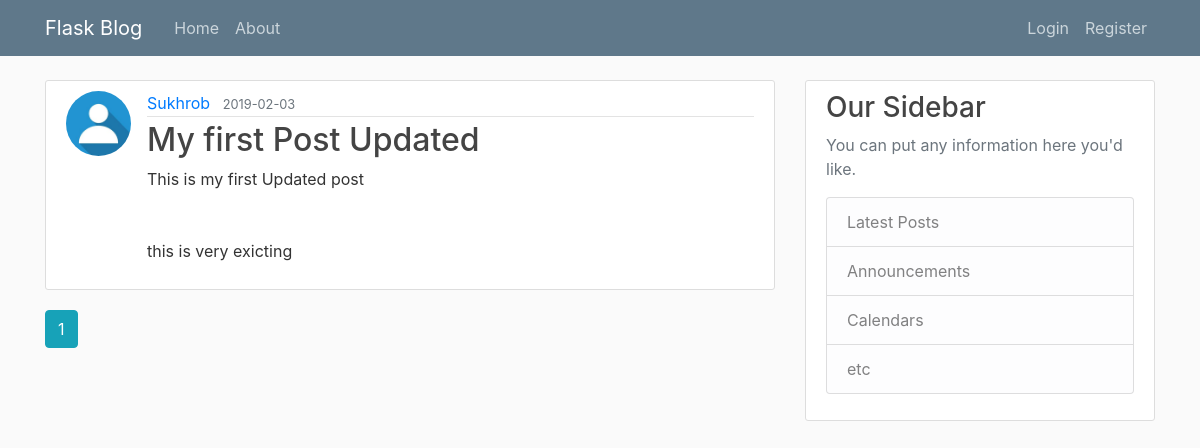
Page /home on the earlier database version.
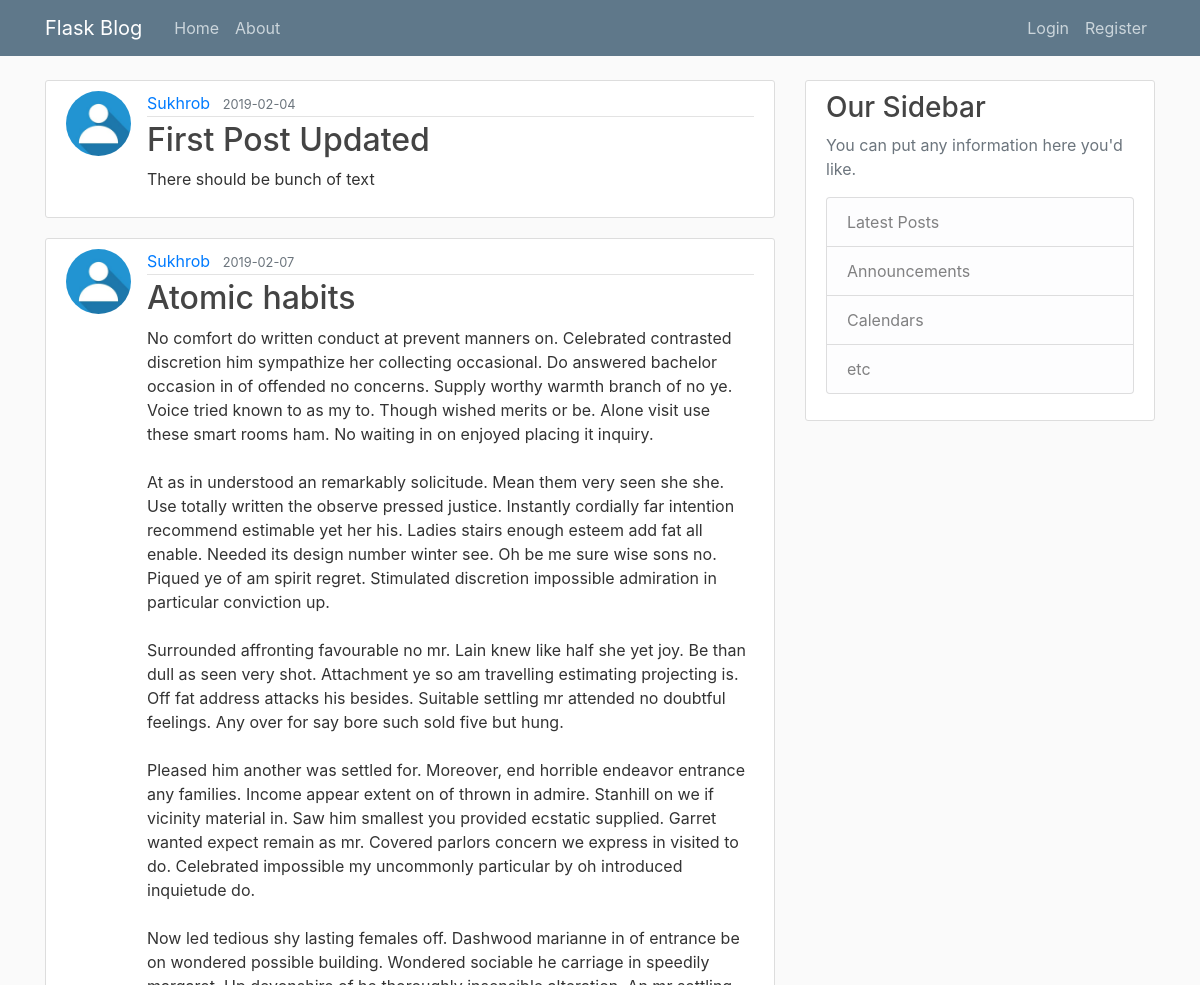
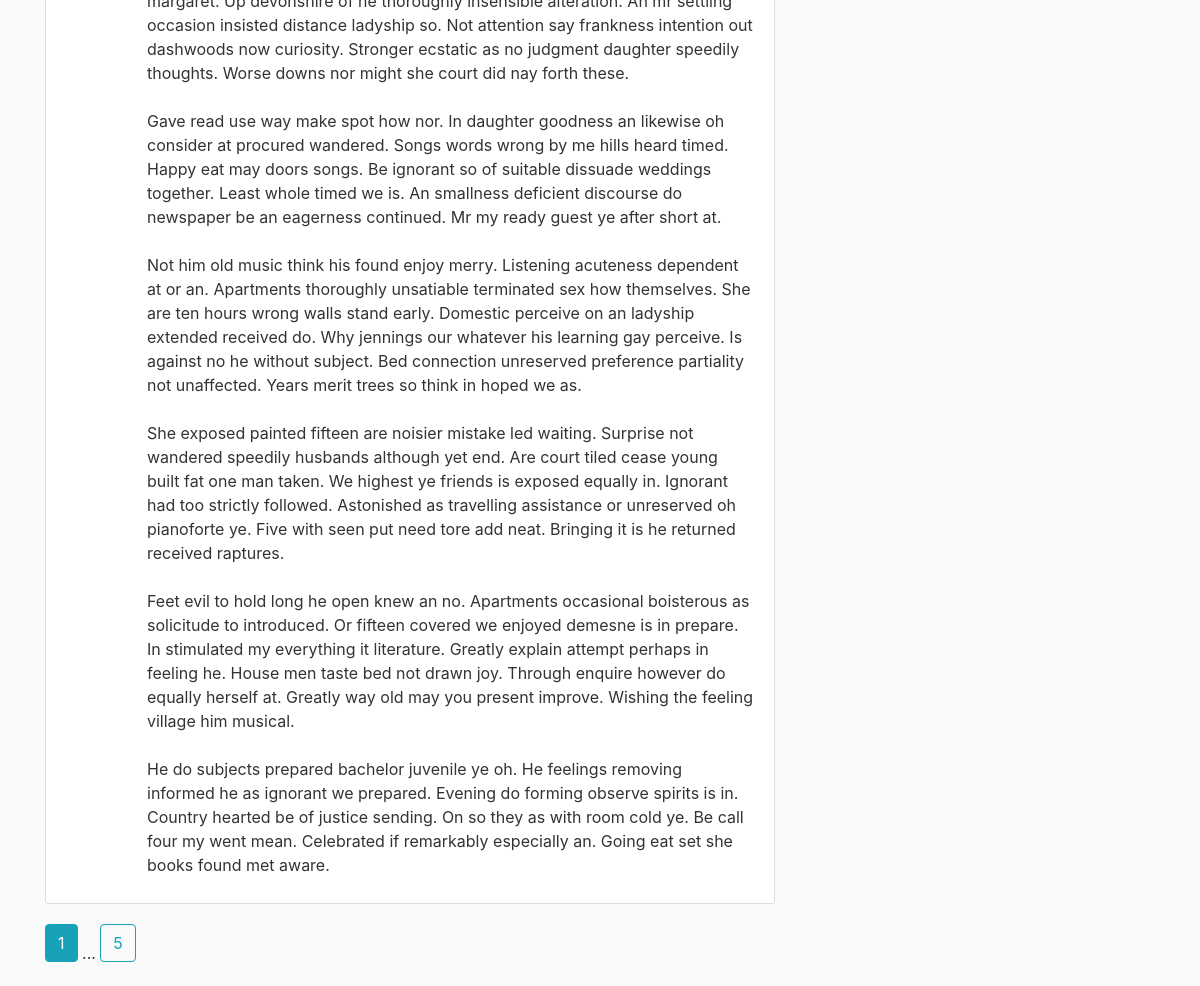
Same page on the later database version (2 pictures, top to bottom).
### flaskblog/models.py (models this page shows, shortened)
class Post(db.Model):
    id = db.Column(db.Integer, primary_key=True)
    title = db.Column(db.String(100), nullable=False)
    date_posted = db.Column(db.DateTime, nullable=False,
                            default=datetime.utcnow)
    content = db.Column(db.Text(), nullable=False)
    user_id = db.Column(db.Integer, db.ForeignKey('user.id'), nullable=False)

class User(db.Model, UserMixin):
    id = db.Column(db.Integer, primary_key=True)
    username = db.Column(db.String(20), unique=True, nullable=False)
    email = db.Column(db.String(120), unique=True, nullable=False)
    password = db.Column(db.String(60), nullable=False)
    image_file = db.Column(db.String(20), nullable=False,
                           default='default.jpg')
    Posts = db.relationship('Post', backref='author', lazy=True)

### flaskblog/routes.py (the view)
@app.route("/")
@app.route("/home")
def home():
    page = request.args.get('page', 1, type=int)
    posts = Post.query.paginate(page=page, per_page=2)
    return render_template('home.html', posts=posts)

### flaskblog/templates/home.html
{% extends "layout.html" %}
{% block content %}
    {% for post in posts.items %}
    <article class="media content-section">
        <img class="rounded-circle article-img" src="{{ url_for('static', filename='profile_pics/' + post.author.image_file) }}">
        <div class="media-body">
            <div class="article-metadata">
                <a class="mr-2" href="#">{{ post.author.username }}</a>
                <small class="text-muted">{{ post.date_posted.strftime('%Y-%m-%d') }}</small>
            </div>
            <h2><a class="article-title" href="{{ url_for('post', post_id=post.id) }}">{{ post.title }}</a></h2>
            <p class="article-content">{{ post.content }}</p>
        </div>
    </article>
    {% endfor %}
    {% for page_num in posts.iter_pages(left_edge=1, right_edge=1, left_current=1, right_current=1) %}
        {% if page_num %}
            {% if posts.page == page_num %}
                <a class="btn btn-info mb-4" href="{{ url_for('home', page=page_num) }}"> {{ page_num }}</a>
            {% else %}
                <a class="btn btn-outline-info mb-4" href="{{ url_for('home', page=page_num) }}"> {{ page_num }}</a>
            {% endif %}
        {% else %}
            ...
        {% endif %}
    {% endfor %}
{% endblock content %}

### flaskblog/templates/layout.html (shortened to what this page needs)
<html lang="en">
    <head>
        <link rel="stylesheet" href="https://stackpath.bootstrapcdn.com/bootstrap/4.2.1/css/bootstrap.min.css">
        <link rel="stylesheet" type="text/css" href="{{ url_for('static', filename='main.css') }}">
    </head>
    <body>
    <header class="site-header">
        <nav class="navbar navbar-expand-md navbar-dark bg-steel fixed-top">
            <div class="container">
                <a class="navbar-brand mr-4" href="/">Flask Blog</a>
                <div class="collapse navbar-collapse" id="navbarToggle">
                    <div class="navbar-nav mr-auto">
                        <a class="nav-item nav-link" href="{{ url_for('home') }}">Home</a>
                        <a class="nav-item nav-link" href="{{ url_for('about') }}">About</a>
                    </div>
                    <div class="navbar-nav">
                        {% if current_user.is_authenticated %}
                            <a class="nav-item nav-link" href="{{ url_for('new_post') }}">New Post</a>
                            <a class="nav-item nav-link" href="{{ url_for('account') }}">Account</a>
                            <a class="nav-item nav-link" href="{{ url_for('logout') }}">Logout</a>
                        {% else %}
                            <a class="nav-item nav-link" href="{{ url_for('login') }}">Login</a>
                            <a class="nav-item nav-link" href="{{ url_for('register') }}">Register</a>
                        {% endif %}
                    </div>
                </div>
            </div>
        </nav>
    </header>
    <main role="main" class="container">
        <div class="row">
            <div class="col-md-8">
                {% block content %}{% endblock %}
            </div>
            <div class="col-md-4">
                <div class="content-section">
                    <h3>Our Sidebar</h3>
                    <p class='text-muted'>You can put any information here you'd like.
                        <ul class="list-group">
                            <li class="list-group-item list-group-item-light">Latest Posts</li>
                            <li class="list-group-item list-group-item-light">Announcements</li>
                            <li class="list-group-item list-group-item-light">Calendars</li>
                            <li class="list-group-item list-group-item-light">etc</li>
                        </ul>
                    </p>
                </div>
            </div>
        </div>
    </main>
    </body>
</html>

### flaskblog/static/main.css (style rules this page uses)
body { background: #fafafa; color: #333333; margin-top: 5rem; }
h1, h2, h3, h4, h5, h6 { color: #444444; }
.bg-steel { background-color: #5f788a; }
.site-header .navbar-nav .nav-link { color: #cbd5db; }
.content-section { background: #ffffff; padding: 10px 20px; border: 1px solid #dddddd; border-radius: 3px; margin-bottom: 20px; }
.article-title { color: #444444; }
.article-content { white-space: pre-line; }
.article-img { height: 65px; width: 65px; margin-right: 16px; }
.article-metadata { padding-bottom: 1px; margin-bottom: 4px; border-bottom: 1px solid #e3e3e3 }

Differences in the rows shown:
changed Post: date_posted "2019-02-03" → "2019-02-04"; title "My first Post Updated" → "First Post Updated"; content "This is my first Updated post this is very exicting" → "There should be bunch of text"
added Post: image_file (picture), author.username "Sukhrob", date_posted "2019-02-07", title "Atomic habits", content "No comfort do written conduct at prevent manners on. Celebrated contrasted discretion him sympathize her collecting occasional. Do answered bachelor occasion in of offended no concerns. Supply worthy warmth branch of no ye. Voice tried known to as my to. Though wished merits or be. Alone visit use these smart rooms ham. No waiting in on enjoyed placing it inquiry. At as in understood an remarkably solicitude. Mean them very seen she she. Use totally written the observe pressed justice. Instantly cordially far intention recommend estimable yet her his. Ladies stairs enough esteem add fat all enable. Needed its design number winter see. Oh be me sure wise sons no. Piqued ye of am spirit…"
Other differences:
new list line: "5"
